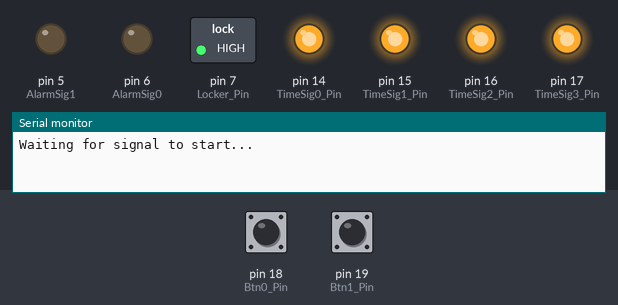
A sketch run on a simulated Arduino Uno, built with avr-gcc and run on an emulated ATmega328P. Shown: switched loads named in the sketch (green lamp = pin HIGH), output pins drawn as LEDs (lit = HIGH), the last lines printed to the serial monitor. Dashed ring = blinking. The inputs (shaded band) are chosen by the test bench; at power-on: pin 18 (Btn0_Pin) LOW, pin 19 (Btn1_Pin) LOW. Pins used as bus, display or sensor lines are not drawn.

Above: at 1.2 s.
1.3 s: pin 18 (Btn0_Pin) pulled HIGH for 0.15 s
At 1.4 s:
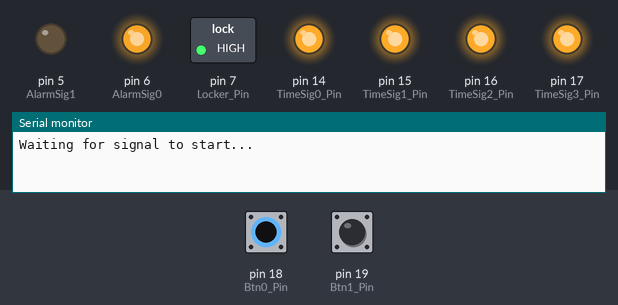
4.3 s: pin 19 (Btn1_Pin) pulled HIGH for 0.15 s
At 5.04 s:
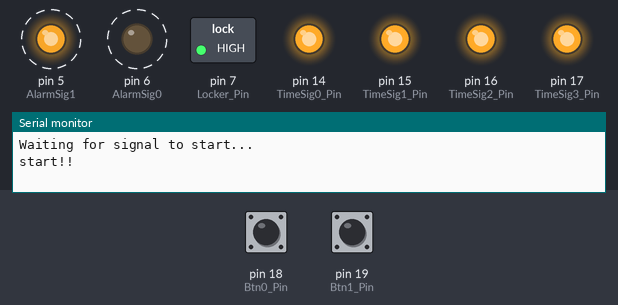
7.3 s: pin 19 (Btn1_Pin) pulled HIGH for 3.2 s
At 7.99 s:
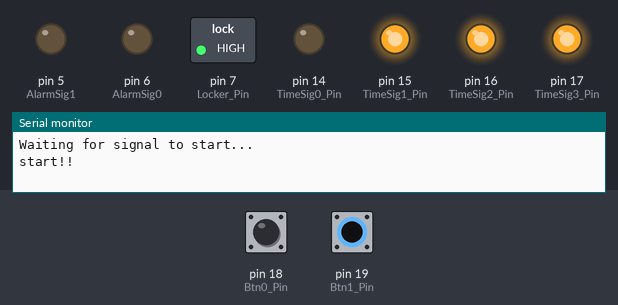
12.0 s: pin 19 (Btn1_Pin) pulled HIGH for 1 s
At 13.4 s:
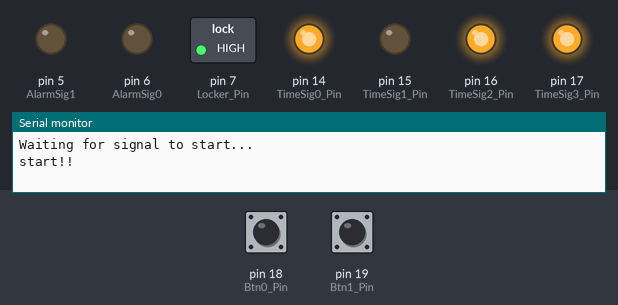
Timing chart, 0 to 15.2 s (numbered marks = the images above; inputs shaded):
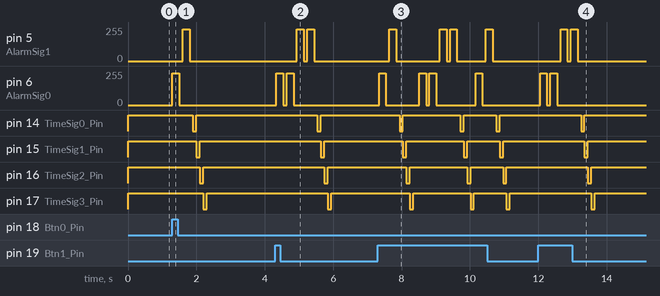

The sketch:

RFIDFinalDoor_Ver2.ino
```cpp
#include <SPI.h>
#include "reg.h"

//========================================
//=============修改聲音===================
#define StopBeep  2
#define StartBeep 1
#define ResetBeep 4
//========================================

#define CS0_PIN 9
#define CS1_PIN 8

#define TimeSig0_Pin 14
#define TimeSig1_Pin 15
#define TimeSig2_Pin 16
#define TimeSig3_Pin 17

#define Btn0_Pin 18
#define Btn1_Pin 19

#define AlarmSig0 6
#define AlarmSig1 5

#define Locker_Pin 7

#define SS_PIN 10
#define MAX_LEN 16


void setup()
{
  Serial.begin(9600);
  SPI.begin();

  pinMode(SS_PIN,OUTPUT);
  digitalWrite(SS_PIN, HIGH);

  pinMode(CS0_PIN,OUTPUT);
  digitalWrite(CS0_PIN, HIGH);
  pinMode(CS1_PIN,OUTPUT);
  digitalWrite(CS1_PIN, HIGH);

  pinMode(TimeSig0_Pin,OUTPUT);
  digitalWrite(TimeSig0_Pin, HIGH);
  pinMode(TimeSig1_Pin,OUTPUT);
  digitalWrite(TimeSig1_Pin, HIGH);
  pinMode(TimeSig2_Pin,OUTPUT);
  digitalWrite(TimeSig2_Pin, HIGH);
  pinMode(TimeSig3_Pin,OUTPUT);
  digitalWrite(TimeSig3_Pin, HIGH);

  pinMode(Btn0_Pin,INPUT);
  pinMode(Btn1_Pin,INPUT);

  pinMode(Locker_Pin,OUTPUT);
  digitalWrite(Locker_Pin, HIGH);
}

uchar serNum[5];
boolean startFlag = false;
boolean resetFlag = false;
boolean lockFlag  = true;

void loop()
{
  Serial.println("Waiting for signal to start...");

  Initialize ();

  //1. 直到按鈕按下才開始
  while( !startFlag )
  {
    btnSignal(false);
    delay(100);
  }

  Serial.println("start!!");

  //2. 主要功能
  while(lockFlag)
  {
    //2.1 如果有按過按鈕會反映
    btnSignal(false);

    if (startFlag)
    {
      MFRC522_Init(CS0_PIN);
      searchCard(CS0_PIN);

      MFRC522_Init(CS1_PIN);
      searchCard(CS1_PIN);
    }

    delay(50);
  }

  //3 重新開始
  while (!resetFlag)
  {
    resetFlag = digitalRead(Btn0_Pin) | digitalRead(Btn1_Pin);
    delay(50);
  }
  playBeepVoice(ResetBeep);
  delay(1000);
}

void Initialize ()
//
// 重設全域變數
//
{
  startFlag = false;
  resetFlag = false;
  lockFlag = true;
  digitalWrite(Locker_Pin, HIGH);
}

boolean btnSignal(boolean forceFlag)
//
//forceFlag是強制啟用功能的flag
//
{
  //1. 判斷是否有被按下
  boolean res = digitalRead(Btn0_Pin) | digitalRead(Btn1_Pin);

  //2. 是否強制啟動
  res |= forceFlag;

  //3. 根據res & forceFlag去判斷是否發出啟動/停止訊號
  if(res)
  {
    //3.1 改變全域旗標狀態
    startFlag = !startFlag;

    //3.2. 發出聲音
    if (startFlag)
    {
      playBeepVoice(StartBeep);
    }
    else
    {
      playBeepVoice(StopBeep);
    }

    //3.3. 送出訊號
    signalToTimeMachine(TimeSig0_Pin);
    signalToTimeMachine(TimeSig1_Pin);
    signalToTimeMachine(TimeSig2_Pin);
    signalToTimeMachine(TimeSig3_Pin);

  }

  // 4. 回傳是否動作過
  return res;
}

void signalToTimeMachine(int timeNum)
//
// 發訊號給時鐘
//
{
    digitalWrite(timeNum,LOW);
    delay(100);
    digitalWrite(timeNum,HIGH);
}

void playBeepVoice(int times)
//
// 嗶嗶聲音
//
{
    int i;
    for (i=0;i< times; i++)
    {
      analogWrite(AlarmSig0,0xf0);
      delay(200);
      digitalWrite(AlarmSig0,LOW);
      delay(100);
    }

    for (i=0;i<times;i++)
    {
      analogWrite(AlarmSig1,0xf0);
      delay(200);
      digitalWrite(AlarmSig1,LOW);
      delay(100);
    }
}

//第一種 假結局
uchar CardNumA6[][5] = {
  0x95 , 0xA0 , 0xC7 , 0xDC , 0x2E,
  0x8C , 0x7A , 0x7C , 0x35 , 0xBF,
  0x8C , 0x62 , 0x9D , 0x35 , 0x46,
  0x8C , 0x47 , 0x3 , 0x35 , 0xFD,
  0x8C , 0x59 , 0x8F , 0x35 , 0x6F,
  0x8C , 0xA9 , 0x1F , 0x35 , 0xF,
};

//第二種 真結局
uchar CardNumA12[][5] = {
  0x7C , 0xDF , 0x7A , 0x35 , 0xEC,
  0x8C , 0xED , 0xEE , 0x35 , 0xBA,
  0x8C , 0xDA , 0xBC , 0x35 , 0xDF,
  0x8C , 0x71 , 0xC7 , 0x35 , 0xF,
  0x8C , 0xA9 , 0x1F , 0x35 , 0xF,
};

void searchCard(uchar csPin)
//
// 掃描卡片
//
{
  uchar status;
  uchar str[16];
  status = MFRC522_Request(PICC_REQIDL, str,csPin);
  if (status == MI_OK)
  {
    Serial.println("Find out a card ");
  }

  status = MFRC522_Anticoll(str,csPin);
  memcpy(serNum, str, 5);
  if (status == MI_OK)
  {
#if 0
    Serial.println("The card's number is : ");
    Serial.print(serNum[0],HEX);
    Serial.print(" , ");
    Serial.print(serNum[1],HEX);
    Serial.print(" , ");
    Serial.print(serNum[2],HEX);
    Serial.print(" , ");
    Serial.print(serNum[3],HEX);
    Serial.print(" , ");
    Serial.print(serNum[4],HEX);
    Serial.println(" ");
#else
    int i=0;
    if(csPin==CS0_PIN)
    {
      for(i=0;i<sizeof(CardNumA6)/5;i++)
      {
        if(!strncmp((char *)serNum,(char *)&CardNumA6[i][0],5))
        {
          //door unlock
          //在時間會走的情況才會動作
          if(startFlag)
          {
            Serial.println("bad ans");
            digitalWrite(Locker_Pin, LOW);
            lockFlag = false;
            btnSignal(true);
          }
        }
      }
    }
    else if(csPin==CS1_PIN)
    {
      for(i=0;i<sizeof(CardNumA12)/5;i++)
      {
        if(!strncmp((char *)serNum,(char *)&CardNumA12[i][0],5))
        {
            //door unlock
            //在時間會走的情況才會動作
            if(startFlag)
            {
              Serial.println("true ans");
              digitalWrite(Locker_Pin, LOW);
              lockFlag = false;
              btnSignal(true);
            }
        }
      }
    }
#endif
  }

}

uchar MFRC522_Anticoll(uchar *serNum, uchar csPin)
{
uchar status;
uchar i;
uchar serNumCheck=0;
uint unLen;
ClearBitMask(Status2Reg, 0x08,csPin); //TempSensclear
ClearBitMask(CollReg,0x80,csPin); //ValuesAfterColl
Write_MFRC522(BitFramingReg, 0x00,csPin); //TxLastBists = BitFramingReg[2..0]
serNum[0] = PICC_ANTICOLL;
serNum[1] = 0x20;
status = MFRC522_ToCard(PCD_TRANSCEIVE, serNum, 2, serNum, &unLen,csPin);
if (status == MI_OK)
{
//校验卡序列号
for (i=0; i<4; i++)
{
serNumCheck ^= serNum[i];
}
if (serNumCheck != serNum[i])
{
status = MI_ERR;
}
}
//SetBitMask(CollReg, 0x80); //ValuesAfterColl=1
return status;
}
```

Init.ino
```cpp
void MFRC522_Init(uchar csPin)
{
  digitalWrite(SS_PIN,HIGH);
  MFRC522_Reset(csPin);

  //Timer: TPrescaler*TreloadVal/6.78MHz = 24ms
  Write_MFRC522(TModeReg, 0x8D,csPin); //Tauto=1; f(Timer) = 6.78MHz/TPreScaler
  Write_MFRC522(TPrescalerReg, 0x3E,csPin); //TModeReg[3..0] + TPrescalerReg
  Write_MFRC522(TReloadRegL, 30,csPin);
  Write_MFRC522(TReloadRegH, 0,csPin);
  Write_MFRC522(TxAutoReg, 0x40,csPin); //100%ASK
  Write_MFRC522(ModeReg, 0x3D,csPin); //CRC 初始值0x6363 ???

  AntennaOn(csPin); //打开天线
}

void MFRC522_Reset(uchar csPin)
{
  Write_MFRC522(CommandReg, PCD_RESETPHASE,csPin);
}

/*
* 函 数 名：AntennaOn
* 功能描述：开启天线,每次启动或关闭天险发射之间应至少有1ms 的间隔
* 输入参数：无
* 返 回 值：无
*/
void AntennaOn(uchar csPin)
{
  uchar temp=0x00;
  temp = Read_MFRC522(TxControlReg,csPin);
  if (!(temp & 0x03))
  {
    SetBitMask(TxControlReg, 0x03,csPin);
  }
  temp = Read_MFRC522(TxControlReg,csPin);
}

uchar MFRC522_Request(uchar reqMode, uchar *TagType,uchar csPin)
{
  uchar status;
  uint backBits; //接收到的数据位数
  Write_MFRC522(BitFramingReg, 0x07,csPin);
  TagType[0] = reqMode;
  status = MFRC522_ToCard(PCD_TRANSCEIVE, TagType, 1, TagType, &backBits,csPin);
  if ((status != MI_OK) || (backBits != 0x10))
  {
    status = MI_ERR;
  }
  return status;
  }

uchar MFRC522_ToCard(uchar command,
                     uchar *sendData,
                     uchar sendLen,
                     uchar *backData,
                     uint *backLen,
                     uchar csPin
                     )
{
  uchar status = MI_ERR;
  uchar irqEn = 0x00;
  uchar waitIRq = 0x00;
  uchar lastBits;
  uchar n;
  uint i;
  switch (command)
  {
    case PCD_AUTHENT: //认证卡密
    {
      irqEn = 0x12;
      waitIRq = 0x10;
      break;
    }
    case PCD_TRANSCEIVE: //发送FIFO 中数据
    {
      irqEn = 0x77;
      waitIRq = 0x30;
      break;
    }
    default:
    break;
  }
  Write_MFRC522(CommIEnReg, irqEn|0x80,csPin); //允许中断请求
  ClearBitMask(CommIrqReg, 0x80,csPin); //清除所有中断请求位
  Write_MFRC522(CommandReg, PCD_IDLE,csPin); //NO action;取消当前命令 ???
  SetBitMask(FIFOLevelReg, 0x80,csPin); //FlushBuffer=1, FIFO 初始化

  //向FIFO 中写入数据
  for (i=0; i<sendLen; i++)
  {
    Write_MFRC522(FIFODataReg, backData[i],csPin);
  }
  //执行命令
  Write_MFRC522(CommandReg, command,csPin);
  if (command == PCD_TRANSCEIVE)
  {
    SetBitMask(BitFramingReg, 0x80,csPin); //StartSend=1,transmission of data starts
  }

  //等待接收数据完成
  i = 2000; //i 根据时钟频率调整，操作M1 卡最大等待时间25ms ???
  do
  {
    //CommIrqReg[7..0]
    //Set1 TxIRq RxIRq IdleIRq HiAlerIRq LoAlertIRq ErrIRq TimerIRq
    n = Read_MFRC522(CommIrqReg,csPin);
    i--;
  }
  while ((i!=0) && !(n&0x01) && !(n&waitIRq));
  ClearBitMask(BitFramingReg, 0x80,csPin); //StartSend=0

  if (i != 0)
  {
    if(!(Read_MFRC522(ErrorReg,csPin) & 0x1B)) //BufferOvfl Collerr CRCErr ProtecolErr
    {
      status = MI_OK;
      if (n & irqEn & 0x01)
      {
        status = MI_NOTAGERR; //??
      }
      if (command == PCD_TRANSCEIVE)
      {
        n = Read_MFRC522(FIFOLevelReg,csPin);
        lastBits = Read_MFRC522(ControlReg,csPin) & 0x07;
        if (lastBits)
        {
          *backLen = (n-1)*8 + lastBits;
        }
        else
        {
          *backLen = n*8;
        }

        if (n == 0)
        {
          n = 1;
        }
        if (n > MAX_LEN)
        {
          n = MAX_LEN;
        }
        //读取FIFO 中接收到的数据
        for (i=0; i<n; i++)
        {
          backData[i] = Read_MFRC522(FIFODataReg,csPin);
        }
       }
    }
    else
    {
      status = MI_ERR;
    }
    SetBitMask(ControlReg,0x80,csPin); //timer stops
    Write_MFRC522(CommandReg, PCD_IDLE,csPin);
    return status;
  }

}
```

Read_write_func.ino
```cpp
void Write_MFRC522(uchar addr, uchar val,uchar csPin)
{
digitalWrite(csPin, LOW);
//地址格式：0XXXXXX0
SPI.transfer((addr<<1)&0x7E);
SPI.transfer(val);
digitalWrite(csPin, HIGH);
}


uchar Read_MFRC522(uchar addr, uchar csPin)
{
  uchar val;
digitalWrite(csPin, LOW);
//地址格式：1XXXXXX0
SPI.transfer(((addr<<1)&0x7E) | 0x80);
val =SPI.transfer(0x00);
digitalWrite(csPin, HIGH);
return val;
}

void SetBitMask(uchar reg, uchar mask,uchar csPin)
{
  uchar tmp;
  tmp = Read_MFRC522(reg,csPin);
  Write_MFRC522(reg, tmp | mask,csPin); // set bit mask
}

void ClearBitMask(uchar reg, uchar mask,uchar csPin)
{
  uchar tmp;
  tmp = Read_MFRC522(reg,csPin);
  Write_MFRC522(reg, tmp & (~mask),csPin); // clear bit mask
}
```

Reg.h
```cpp
//MF522 命令字
#define PCD_IDLE 0x00 //NO action;取消当前命令
#define PCD_AUTHENT 0x0E //验证密钥
#define PCD_RECEIVE 0x08 //接收数据
#define PCD_TRANSMIT 0x04 //发送数据
#define PCD_TRANSCEIVE 0x0C //发送并接收数据
#define PCD_RESETPHASE 0x0F //复位
#define PCD_CALCCRC 0x03 //CRC 计算

//Mifare_One 卡片命令字
#define PICC_REQIDL 0x26 //寻天线区内未进入休眠状态
#define PICC_REQALL 0x52 //寻天线区内全部卡
#define PICC_ANTICOLL 0x93 //防冲撞
#define PICC_SElECTTAG 0x93 //选卡
#define PICC_AUTHENT1A 0x60 //验证A 密钥
#define PICC_AUTHENT1B 0x61 //验证B 密钥
#define PICC_READ 0x30 //读块
#define PICC_WRITE 0xA0 //写块
#define PICC_DECREMENT 0xC0 //扣款
#define PICC_INCREMENT 0xC1 //充值
#define PICC_RESTORE 0xC2 //调块数据到缓冲区
#define PICC_TRANSFER 0xB0 //保存缓冲区中数据
#define PICC_HALT 0x50 //休眠

//和MF522 通讯时返回的错误代码
#define MI_OK 0
#define MI_NOTAGERR 1
#define MI_ERR 2
//------------------MFRC522 寄存器---------------
//Page 0:Command and Status
#define Reserved00 0x00
#define CommandReg 0x01
#define CommIEnReg 0x02
#define DivlEnReg 0x03
#define CommIrqReg 0x04
#define DivIrqReg 0x05
#define ErrorReg 0x06
#define Status1Reg 0x07
#define Status2Reg 0x08
#define FIFODataReg 0x09
#define FIFOLevelReg 0x0A
#define WaterLevelReg 0x0B
#define ControlReg 0x0C
#define BitFramingReg 0x0D
#define CollReg 0x0E
#define Reserved01 0x0F

//Page 1:Command
#define Reserved10 0x10
#define ModeReg 0x11
#define TxModeReg 0x12
#define RxModeReg 0x13
#define TxControlReg 0x14
#define TxAutoReg 0x15
#define TxSelReg 0x16
#define RxSelReg 0x17
#define RxThresholdReg 0x18
#define DemodReg 0x19
#define Reserved11 0x1A
#define Reserved12 0x1B
#define MifareReg 0x1C
#define Reserved13 0x1D
#define Reserved14 0x1E
#define SerialSpeedReg 0x1F

//Page 2:CFG
#define Reserved20 0x20
#define CRCResultRegM 0x21
#define CRCResultRegL 0x22
#define Reserved21 0x23
#define ModWidthReg 0x24
#define Reserved22 0x25
#define RFCfgReg 0x26
#define GsNReg 0x27
#define CWGsPReg 0x28
#define ModGsPReg 0x29
#define TModeReg 0x2A
#define TPrescalerReg 0x2B
#define TReloadRegH 0x2C
#define TReloadRegL 0x2D
#define TCounterValueRegH 0x2E
#define TCounterValueRegL 0x2F

//Page 3:TestRegister
#define Reserved30 0x30
#define TestSel1Reg 0x31
#define TestSel2Reg 0x32
#define TestPinEnReg 0x33
#define TestPinValueReg 0x34
#define TestBusReg 0x35
#define AutoTestReg 0x36
#define VersionReg 0x37
#define AnalogTestReg 0x38
#define TestDAC1Reg 0x39
#define TestDAC2Reg 0x3A
#define TestADCReg 0x3B
#define Reserved31 0x3C
#define Reserved32 0x3D
#define Reserved33 0x3E
#define Reserved34 0x3F

#define uchar unsigned char
#define uint unsigned int
```

Measured:
- after the input at 1.3 s, pin 5 (AlarmSig1): 0/255 → 240/255 after 0.30 s, → 0/255 0.20 s later; pin 6 (AlarmSig0): 0/255 → 240/255 at once, → 0/255 0.20 s later
- after the input at 4.3 s, pin 5 (AlarmSig1): alternates 240/255 for 0.20 s and 0/255 for 0.10 s, 4 changes in all, then stays 0/255, starting after 0.64 s; pin 6 (AlarmSig0): alternates 240/255 for 0.20 s and 0/255 for 0.10 s, 4 changes in all, then stays 0/255, starting at once
- after the input at 7.3 s, pin 5 (AlarmSig1): 0/255 → 240/255 after 0.34 s, → 0/255 0.20 s later, → 240/255 1.3 s later, → 0/255 0.20 s later, … (8 changes in this stretch); pin 6 (AlarmSig0): 0/255 → 240/255 at once, → 0/255 0.20 s later, → 240/255 0.98 s later, → 0/255 0.20 s later, … (8 changes in this stretch)
- after the input at 12.0 s, pin 5 (AlarmSig1): alternates 240/255 for 0.20 s and 0/255 for 0.10 s, 4 changes in all, then stays 0/255, starting after 0.65 s; pin 6 (AlarmSig0): alternates 240/255 for 0.20 s and 0/255 for 0.10 s, 4 changes in all, then stays 0/255, starting after 0.05 s
